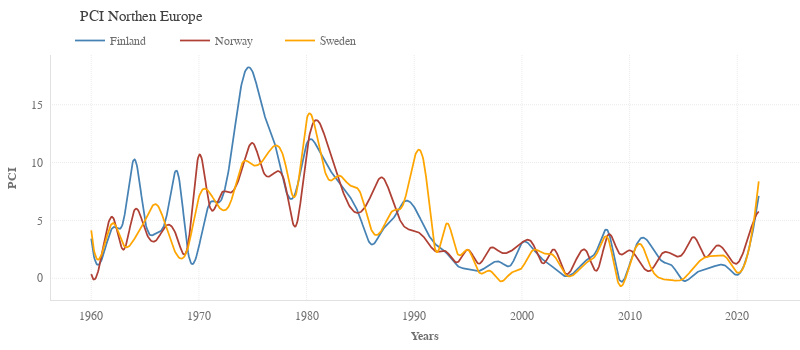

This figure's notebook cell:
### Code cell
fig = pl_figure(figsize=(800, 350))

# pl_plot(
#     go.Scatter(x=data.index, y=data['Finland'], mode='lines+markers', line_color=palette[0], name='Finland'), fig)

pl_plot(
    go.Scatter(
        x=smoothed(data['Finland'][:-1]).index,
        y=smoothed(data['Finland'][:-1]).values.ravel(),
        mode='lines', line_color=palette[2], hoverinfo='skip',
        name='Finland'), fig)
pl_plot(
    go.Scatter(
        x=data['Finland'][:-1].index,
        y=data['Finland'][:-1],
        marker=dict(opacity=0, size=6),
        # hoverlabel=dict(bordercolor=palette[2], font=dict(color='white')),
        mode='markers', line_color=palette[2], showlegend=False, name='Finland'), fig)

pl_plot(
    go.Scatter(
        x=smoothed(data['Norway'][:-1]).index,
        y=smoothed(data['Norway'][:-1]).values.ravel(),
        mode='lines', line_color=palette[1], hoverinfo='skip', name='Norway'), fig)
pl_plot(
    go.Scatter(
        x=data['Norway'][:-1].index,
        y=data['Norway'][:-1],
        marker=dict(opacity=0, size=6),
        # hoverlabel=dict(bordercolor=palette[1], font=dict(color='white')),
        mode='markers', line_color=palette[1], showlegend=False, name='Norway'), fig)

pl_plot(
    go.Scatter(
        x=smoothed(data['Sweden'][:-1]).index,
        y=smoothed(data['Sweden'][:-1]).values.ravel(),
        mode='lines', line_color=palette[4], hoverinfo='skip', name='Sweden'), fig)
pl_plot(
    go.Scatter(
        x=data['Sweden'][:-1].index,
        y=data['Sweden'][:-1],
        marker=dict(opacity=0, size=6),
        # hoverlabel=dict(bordercolor=palette[4], font=dict(color='white')),
        mode='markers', line_color=palette[4], showlegend=False, name='Sweden'), fig)

pl_labels(x='Years', y='PCI')
pl_title('PCI Northen Europe')

fig.show(config=config)
pl_savefig(fig, 'pci_scandinavia', dir=path_save_img, config=config)

### Figure 1 — Plotly figure (JSON) as saved in the notebook; plotly's stock layout.template omitted (floating-point values rounded to 4 significant figures; data arrays with more than 128 entries replaced by an {"elided": "..."} marker saying what was removed)
{"data": [{"hoverinfo": "skip", "line": {"color": "#4682B4"}, "mode": "lines", "name": "Finland", "type": "scatter", "x": {"elided": "1000 float values"}, "y": {"elided": "1000 float values"}}, {"line": {"color": "#4682B4"}, "marker": {"opacity": 0, "size": 6}, "mode": "markers", "name": "Finland", "showlegend": false, "type": "scatter", "x": [1960, 1961, 1962, 1963, 1964, 1965, 1966, 1967, 1968, 1969, 1970, 1971, 1972, 1973, 1974, 1975, 1976, 1977, 1978, 1979, 1980, 1981, 1982, 1983, 1984, 1985, 1986, 1987, 1988, 1989, 1990, 1991, 1992, 1993, 1994, 1995, 1996, 1997, 1998, 1999, 2000, 2001, 2002, 2003, 2004, 2005, 2006, 2007, 2008, 2009, 2010, 2011, 2012, 2013, 2014, 2015, 2016, 2017, 2018, 2019, 2020, 2021, 2022], "y": [3.418, 1.691, 4.384, 4.996, 10.28, 4.941, 3.874, 5.378, 9.192, 2.206, 2.74, 6.476, 6.662, 10.75, 16.94, 17.81, 14.34, 11.79, 7.799, 7.467, 11.59, 11.31, 9.585, 8.366, 7.068, 5.196, 2.934, 4.113, 5.086, 6.593, 6.15, 4.31, 2.919, 2.191, 1.089, 0.7912, 0.6292, 1.193, 1.399, 1.162, 3.042, 2.578, 1.571, 0.8774, 0.1871, 0.6239, 1.567, 2.511, 4.066, -9.174e-07, 1.184, 3.417, 2.808, 1.478, 1.041, -0.2079, 0.3567, 0.754, 1.084, 1.024, 0.2906, 2.195, 7.124]}, {"hoverinfo": "skip", "line": {"color": "#AF4035"}, "mode": "lines", "name": "Norway", "type": "scatter", "x": {"elided": "1000 float values"}, "y": {"elided": "1000 float values"}}, {"line": {"color": "#AF4035"}, "marker": {"opacity": 0, "size": 6}, "mode": "markers", "name": "Norway", "showlegend": false, "type": "scatter", "x": [1960, 1961, 1962, 1963, 1964, 1965, 1966, 1967, 1968, 1969, 1970, 1971, 1972, 1973, 1974, 1975, 1976, 1977, 1978, 1979, 1980, 1981, 1982, 1983, 1984, 1985, 1986, 1987, 1988, 1989, 1990, 1991, 1992, 1993, 1994, 1995, 1996, 1997, 1998, 1999, 2000, 2001, 2002, 2003, 2004, 2005, 2006, 2007, 2008, 2009, 2010, 2011, 2012, 2013, 2014, 2015, 2016, 2017, 2018, 2019, 2020, 2021, 2022], "y": [0.3605, 2.155, 5.274, 2.472, 5.867, 4.187, 3.251, 4.579, 3.448, 2.963, 10.64, 6.224, 7.258, 7.419, 9.412, 11.69, 9.161, 9.104, 8.162, 4.51, 10.88, 13.64, 11.34, 8.465, 6.218, 5.715, 7.176, 8.717, 6.676, 4.546, 4.131, 3.438, 2.328, 2.288, 1.376, 2.46, 1.263, 2.567, 2.252, 2.366, 3.086, 3.004, 1.287, 2.488, 0.4545, 1.532, 2.329, 0.7126, 3.754, 2.197, 2.419, 1.285, 0.6969, 2.12, 2.042, 2.171, 3.55, 1.875, 2.765, 2.168, 1.287, 3.484, 5.764]}, {"hoverinfo": "skip", "line": {"color": "#FFA500"}, "mode": "lines", "name": "Sweden", "type": "scatter", "x": {"elided": "1000 float values"}, "y": {"elided": "1000 float values"}}, {"line": {"color": "#FFA500"}, "marker": {"opacity": 0, "size": 6}, "mode": "markers", "name": "Sweden", "showlegend": false, "type": "scatter", "x": [1960, 1961, 1962, 1963, 1964, 1965, 1966, 1967, 1968, 1969, 1970, 1971, 1972, 1973, 1974, 1975, 1976, 1977, 1978, 1979, 1980, 1981, 1982, 1983, 1984, 1985, 1986, 1987, 1988, 1989, 1990, 1991, 1992, 1993, 1994, 1995, 1996, 1997, 1998, 1999, 2000, 2001, 2002, 2003, 2004, 2005, 2006, 2007, 2008, 2009, 2010, 2011, 2012, 2013, 2014, 2015, 2016, 2017, 2018, 2019, 2020, 2021, 2022], "y": [4.142, 2.158, 4.766, 2.872, 3.388, 5.013, 6.405, 4.289, 1.943, 2.692, 7.016, 7.396, 6.007, 6.718, 9.912, 9.78, 10.25, 11.44, 9.995, 7.21, 13.71, 12.1, 8.589, 8.873, 8.044, 7.373, 4.236, 4.189, 5.825, 6.443, 10.37, 9.445, 2.374, 4.728, 2.158, 2.455, 0.5331, 0.6584, -0.2671, 0.4622, 0.8991, 2.406, 2.158, 1.926, 0.3737, 0.4532, 1.36, 2.212, 3.437, -0.4945, 1.158, 2.961, 0.8884, -0.04429, -0.1796, -0.04678, 0.9843, 1.794, 1.954, 1.784, 0.4974, 2.163, 8.369]}], "layout": {"autosize": false, "height": 350, "margin": {"t": 55}, "title": {"text": "PCI Northen Europe"}, "width": 800, "xaxis": {"autorange": true, "range": [1956.0, 2026.0], "side": "right", "title": {"font": {"weight": "bold"}, "standoff": 10, "text": "Years"}, "type": "linear"}, "yaxis": {"autorange": true, "range": [-1.877, 19.29], "title": {"font": {"weight": "bold"}, "standoff": 10, "text": "PCI"}, "type": "linear"}}}
